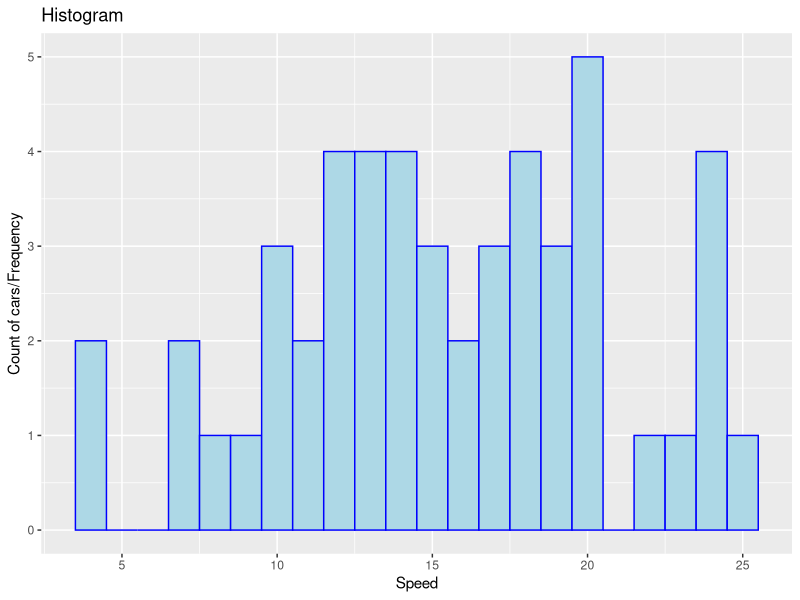

Recreate this plot in R.
## ---- chunk 1
knitr::opts_chunk$set(
  fig.path = "README_figs/README-"
)
## ---- chunk 2
library(ggplot2)
## ---- chunk 3
data("cars")
str(cars)
## ---- chunk 4
ggplot(cars,aes(speed))+
  geom_histogram(binwidth = 1, fill="lightblue", color = "blue")+
  labs(x="Speed", y = "Count of cars/Frequency")+
  ggtitle("Histogram")
